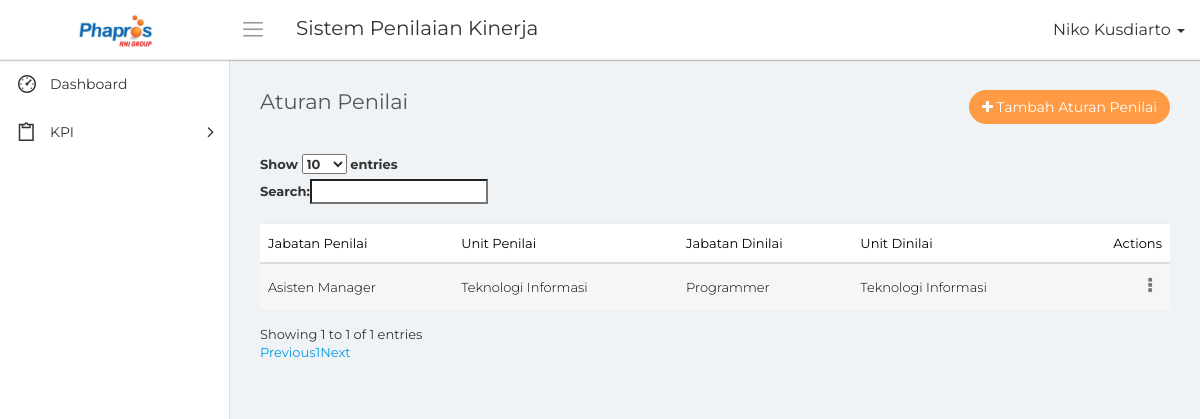
The app's page /aturan_penilai.php (signed in) with its own data.
### tables this page shows
CREATE TABLE `mst_jabatan` (
  `id_jabatan` bigint(20) NOT NULL,
  `nama_jabatan` varchar(50) NOT NULL,
  `tanggal_input` date NOT NULL
);

CREATE TABLE `mst_unit` (
  `id_unit` bigint(20) NOT NULL,
  `nama_unit` varchar(50) NOT NULL,
  `tanggal_input` date NOT NULL
);

CREATE TABLE `aturan_penilai` (
  `id_aturan` bigint(20) NOT NULL,
  `id_jabatan_penilai` bigint(20) NOT NULL DEFAULT '0',
  `id_unit_penilai` bigint(20) NOT NULL DEFAULT '0',
  `id_jabatan_dinilai` bigint(20) NOT NULL DEFAULT '0',
  `id_unit_dinilai` bigint(20) NOT NULL DEFAULT '0'
);

### conn/database.php (called while the page is built, shortened)
<?php
	class database{
		function __construct(){
			$this->connection = new mysqli('localhost', 'root', '','phapros_final');
		}
		function tampil_jabatan(){
			$query = $this->connection->query("SELECT * FROM mst_jabatan");
			while($tampil = $query->fetch_array())
				$hasil[] = $tampil;
			return $hasil;
		}
		function tampil_unit(){
			$query = $this->connection->query('SELECT * FROM mst_unit');
			while($tampil = $query->fetch_array())
				$hasil[] = $tampil;
			return $hasil;
		}
		function tampil_aturan($jenis = null, $idjp = null, $idup = null){
			if($jenis == 1)
			{
				$query = $this->connection->query("SELECT * FROM aturan_penilai GROUP BY id_jabatan_penilai, id_unit_penilai");
			}
			else if($jenis == 2)
			{
				$query = $this->connection->query("SELECT * FROM aturan_penilai WHERE id_jabatan_penilai = '$idjp' AND id_unit_penilai = '$idup'");
			}
			while($tampil = $query->fetch_array())
					$hasil[] = $tampil;
			return $hasil;
		}
		function tampil_akses(){
			$query = $this->connection->query("SELECT * FROM akses_menu");
			while($tampil = $query->fetch_array())
				$hasil[] = $tampil;
			return $hasil;
		}
	}
?>

### aturan_penilai.php (the view, shortened to what this page needs)
<?php
    include "conn/database.php";
    $db = new database();
    $nama = $_SESSION['nama'];
    $jabatan = $_SESSION['id_jabatan'];
?>
<!DOCTYPE html>
<html>
    <head>
        <link rel="stylesheet" type="text/css" href="assets/css/bootstrap.min.css">
        <link rel="stylesheet" type="text/css" href="assets/css/font-awesome.min.css">
        <link rel="stylesheet" type="text/css" href="assets/css/line-awesome.min.css">
        <link rel="stylesheet" type="text/css" href="https://cdn.datatables.net/v/dt/dt-1.10.18/datatables.min.css"/>
		<link rel="stylesheet" type="text/css" href="assets/css/select2.min.css">
		<link rel="stylesheet" type="text/css" href="assets/css/bootstrap-datetimepicker.min.css">
        <link rel="stylesheet" type="text/css" href="assets/css/style.css">
    </head>
    <body>
        <div class="main-wrapper">
            <div class="header">
				<div class="header-left">
                    <a href="index.php" class="logo">
						<img src="assets/img/logo-phapros.jpg" width="75" height="" alt="">
					</a>
                </div>
				<a id="toggle_btn" href="javascript:void(0);"><i class="la la-bars"></i></a>
                <div class="page-title-box pull-left">
					<h3>Sistem Penilaian Kinerja</h3>
                </div>
				<ul class="nav navbar-nav navbar-right user-menu pull-right">
					<li class="dropdown">
						<a href="" class="dropdown-toggle user-link" data-toggle="dropdown" title="Admin">
							<span>
                                <?php echo $nama; ?>
                            </span>
							<i class="caret"></i>
						</a>
					</li>
				</ul>
            </div>
            <div class="sidebar" id="sidebar">
                <div class="sidebar-inner slimscroll">
					<div id="sidebar-menu" class="sidebar-menu">
						<ul>
							<li>
								<a href="index.php"><i class="la la-dashboard"></i> <span>Dashboard</span></a>
							</li>
                            <?php
                                foreach($db->tampil_akses() as $tampil)
                                {
                                    if($tampil['id_jabatan'] == $jabatan)
                                    {
                                        $m1 = $tampil['menu1'];
                                        $m2 = $tampil['menu2'];
                                        $m3 = $tampil['menu3'];
                                        $m4 = $tampil['menu4'];
                                        $m5 = $tampil['menu5'];
                                        $m6 = $tampil['menu6'];
                                        $m7 = $tampil['menu7'];
                                    }
                                }
                            ?>
                            <li class="submenu">
								<a href="#"><i class="la la-clipboard"></i> <span> KPI</span> <span class="menu-arrow"></span></a>
							</li>
						</ul>
					</div>
                </div>
            </div>
            <div class="page-wrapper">
                <div class="content container-fluid">
					<div class="row">
						<div class="col-xs-8">
							<h4 class="page-title">Aturan Penilai</h4>
						</div>
						<div class="col-xs-4 text-right m-b-30">
							<a href="input_aturan_penilai.php" class="btn btn-primary rounded pull-right"><i class="fa fa-plus"></i> Tambah Aturan Penilai</a>
						</div>
					</div>
					<div class="row">
						<div class="col-md-12">
							<div class="table-responsive">
								<table class="table table-striped custom-table m-b-0 display" id="tabel">
									<thead>
										<tr>
											<th>Jabatan Penilai</th>
                                            <th>Unit Penilai</th>
                                            <th>Jabatan Dinilai</th>
                                            <th>Unit Dinilai</th>
											<th class="text-right">Actions</th>
										</tr>
									</thead>
									<tbody>
                                    <?php
                                        foreach($db->tampil_aturan(1, null, null) as $data)
                                        {
                                    ?>
                                            <tr>
                                                <td>
                                                <?php
                                                    foreach($db->tampil_jabatan() as $tampil)
                                                    {
                                                        if($data['id_jabatan_penilai'] == $tampil['id_jabatan'])
                                                            echo $tampil['nama_jabatan'];
                                                    }
                                                ?>
                                                </td>
                                                <td>
                                                <?php
                                                    foreach($db->tampil_unit() as $tampil)
                                                    {
                                                        if($data['id_unit_penilai'] == $tampil['id_unit'])
                                                            echo $tampil['nama_unit'];
                                                    }
                                                ?>
                                                </td>
                                                <td>
                                                <?php
                                                    $dinilai = [];
                                                    $kd = [];
                                                    foreach($db->tampil_aturan(2, $data['id_jabatan_penilai'], $data['id_unit_penilai']) as $tampil)
                                                    {
                                                        $dinilai[] = $tampil['id_jabatan_dinilai'];
                                                    }
                                                    foreach($db->tampil_jabatan() as $tampil)
                                                    {
                                                        if(in_array($tampil['id_jabatan'], $dinilai))
                                                        {
                                                           $kd[] = $tampil['nama_jabatan'];
                                                        }
                                                    }
                                                    echo implode(', ', $kd);
                                                ?>
                                                </td>
                                                <td>
                                                <?php
                                                    foreach($db->tampil_unit() as $tampil)
                                                    {
                                                        if($data['id_unit_dinilai'] == $tampil['id_unit'])
                                                            echo $tampil['nama_unit'];
                                                    }
                                                ?>
                                                </td>
                                                <td class="text-right">
                                                    <div class="dropdown">
                                                        <a href="#" class="action-icon dropdown-toggle" data-toggle="dropdown" aria-expanded="false"><i class="fa fa-ellipsis-v"></i></a>
                                                    </div>
                                                </td>
                                            </tr>
                                    <?php
                                        }
                                    ?>
									</tbody>
								</table>
							</div>
						</div>
					</div>
                </div>
            </div>
        </div>
    </body>
</html>

### records on screen
aturan_penilai: kd "Programmer"
mst_jabatan: nama_jabatan "Asisten Manager"
mst_unit: nama_unit "Teknologi Informasi"

### other values on screen
$nama "Niko Kusdiarto"
